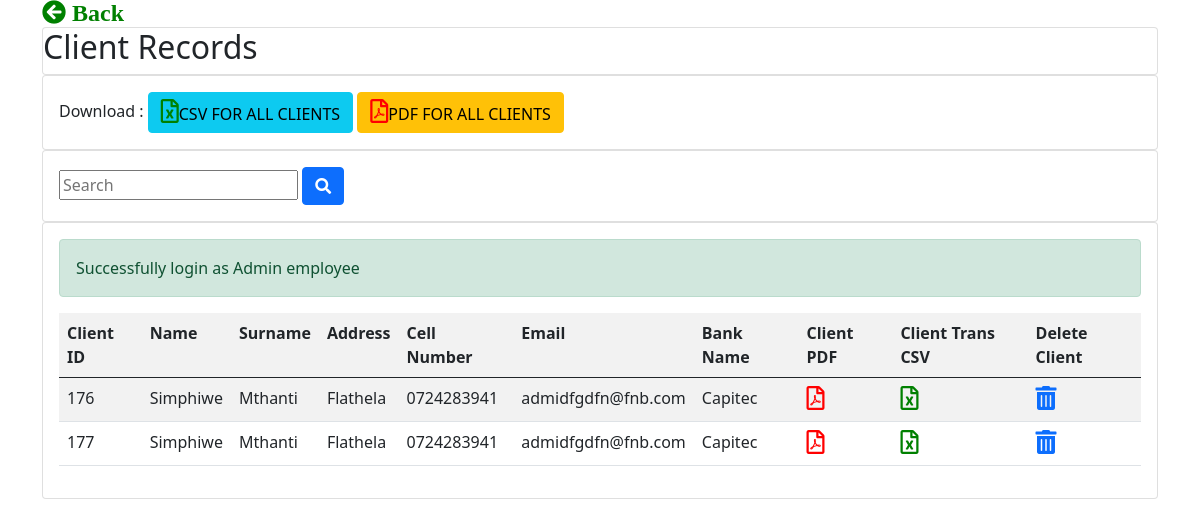
The page /bank/employee/viewClients.php (signed in) on the database its author committed.
### tables this page shows
CREATE TABLE `client` (
  `cli_ID` int(10) NOT NULL,
  `cli_Name` varchar(120) NOT NULL,
  `cli_Surname` varchar(120) NOT NULL,
  `cli_Address` varchar(120) NOT NULL,
  `cli_Phone` varchar(20) NOT NULL,
  `cli_Email` varchar(120) NOT NULL,
  `cli_Password` varchar(255) NOT NULL,
  `cli_Prov` varchar(120) NOT NULL,
  `level` int(10) NOT NULL,
  `cli_IDNo` varchar(13) NOT NULL
);

CREATE TABLE `bank` (
  `bank_ID` int(10) NOT NULL,
  `bank_Name` varchar(120) NOT NULL,
  `bank_Address` varchar(120) NOT NULL
);

### bank/employee/viewClients.php (the view, shortened to what this page needs)
<?php
include_once '../../database/dbConn.php';
$bank_ID     = $_SESSION['bankId'];
?>
<!DOCTYPE html>
<html lang="en" dir="ltr">
	<head>
		<link href="https://cdn.jsdelivr.net/npm/bootstrap@5.0.1/dist/css/bootstrap.min.css" rel="stylesheet">
<link href="https://cdnjs.cloudflare.com/ajax/libs/font-awesome/5.15.3/css/all.min.css" rel="stylesheet"/>
	</head>
	<body>
			<div class="container">
							<div class="jumbotron">
							    <a href="index.php" class="btn-default"><span class="fas fa-arrow-circle-left" style='font-size:24px;color:green'> Back</span></a>
								<div class="card">
										<h2 my-5 text-center>Client Records</h2>
								</div>
								<div class="card">
										<div class="card-body">
											<label for="">Download : </label>
											<a href="clientsDataCSV.php" class="btn btn-info"><span class="far fa-file-excel" style='font-size:24px;color:green'></span>CSV FOR ALL CLIENTS</a>
											<a href="clientsPDF.php" class="btn btn-warning"><span class="far fa-file-pdf" style='font-size:24px;color:red'></span>PDF FOR ALL CLIENTS</a>
										</div>
								</div>
								<div class="card">
										<div class="card-body">
													<form class="" action="viewClients.php" method="POST">
														<input  type="text"  name="search" placeholder="Search" />
														<button type="submit" name="client_search" class="btn btn-primary"><i class="fas fa-search"></i>
													</form>
										</div>
								</div>
								<div class="card">
													<div class="card-body">
                            <?php
                              if (isset($_SESSION['message'])): ?>
                              <div class="alert alert-<?=$_SESSION['msg_type']?>">
                                <?php
                                    echo $_SESSION['message'];
                                ?>
                            </div>
                          <?php endif ?>
														<table class="table table-striped">
															<tr>
																	<th scope="col">Client ID</th>
																	<th scope="col">Name</th>
																	<th scope="col">Surname</th>
																	<th scope="col">Address</th>
																	<th scope="col">Cell Number</th>
																	<th scope="col">Email</th>
																	<th scope="col">Bank Name</th>
																	<th scope="col">Client PDF</th>
																	<th scope="col">Client Trans CSV</th>
																	<th scope="col">Delete Client</th>
															</tr>
															<tbody>
																		<?php
																		if (!empty($_POST['search'])&&isset($_POST['client_search'])&&isset($_SESSION['ID'])&&$_SESSION['stutus'] == "yes" && isset($_SESSION['bankn']))
																		{
																						$search = $_POST['search'];
																						$sql = "select c.cli_ID, c.cli_Name, c.cli_Surname,c.cli_IDNo,c.cli_Address, c.cli_Phone, c.cli_Email,b.bank_Name
                                                    FROM  client c,bank b,branch br,account a
                                                    WHERE  b.bank_ID = '$bank_ID' AND br.bank_ID = b.bank_ID
                                                    AND br.branch_ID	 = a.branch_ID	AND a.cli_ID = c.cli_ID
                                                    AND CONCAT(c.cli_ID,c.cli_Name,c.cli_Surname,c.cli_Phone,c.cli_Email) LIKE '%$search%'";
																						$result = mysqli_query($conn,$sql);
																						$check = mysqli_num_rows($result);
																						if ($check>0)
																						{
																											while ($row=mysqli_fetch_assoc($result))
																											{
																															?>
																															<tr>
																																<td><?php echo $row['cli_ID']?></td>
																																<td><?php echo $row['cli_Name']?></td>
																																<td><?php echo $row['cli_Surname']?></td>
																																<td><?php echo $row['cli_Address']?></td>
																																<td><?php echo $row['cli_Phone']?></td>
																																<td><?php echo $row['cli_Email']?></td>
																																<td><?php echo $row['bank_Name']?></td>
																																<td>
																																	<?php
																																				echo "<a href='clientPDF.php?type=cliPdf&id=".$row['cli_ID']."'><span ' class='far fa-file-pdf ' style='font-size:24px;color:red'></span></a>";
																																	?>
																																</td>
																																<td>
																																	<?php
																																				echo "<a href='clientCSV.php?type=cliCSV&id=".$row['cli_ID']."'><span ' class='far fa-file-excel' style='font-size:24px;color:green'></span></a>";
																																	?>
																																</td>
																																<td>
																																	<?php
																																				echo "<a href='viewClients.php?type=delete&id=".$row['cli_ID']."'><span ' class='fas fa-trash-alt' style='font-size:24px'></span></a>";
																																	?>
																																</td>
																															</tr>
																															<?php
																											}
																						}
																						else
																						{
																											?>
																													<tr>
																														<td colspan="9">No record found</td>
																													</tr>
																											<?php
																						}
																		}
																		else
																		{
																			$sql = "select c.cli_ID, c.cli_Name, c.cli_Surname,c.cli_IDNo,c.cli_Address, c.cli_Phone, c.cli_Email,b.bank_Name
                                              FROM  client c,bank b,branch br,account a
                                              WHERE  b.bank_ID = '$bank_ID' AND br.bank_ID = b.bank_ID
                                              AND br.branch_ID	 = a.branch_ID	AND a.cli_ID = c.cli_ID";
																			$result = mysqli_query($conn,$sql);
																								while ($row=mysqli_fetch_assoc($result))
																								{
																												?>
																												<tr>
																													<td><?php echo $row['cli_ID']?></td>
																													<td><?php echo $row['cli_Name']?></td>
																													<td><?php echo $row['cli_Surname']?></td>
																													<td><?php echo $row['cli_Address']?></td>
																													<td><?php echo $row['cli_Phone']?></td>
																													<td><?php echo $row['cli_Email']?></td>
																													<td><?php echo $row['bank_Name']?></td>
																													<td>
																														<?php
																																	echo "<a href='clientPDF.php?type=cliPdf&id=".$row['cli_ID']."'><span ' class='far fa-file-pdf ' style='font-size:24px;color:red'></span></a>";
																														?>
																													</td>
																													<td>
																														<?php
																																	echo "<a href='clientCSV.php?type=cliCSV&id=".$row['cli_ID']."'><span ' class='far fa-file-excel' style='font-size:24px;color:green'></span></a>";
																														?>
																													</td>
																													<td>
																														<?php
																																	echo "<a href='viewClients.php?type=delete&id=".$row['cli_ID']."'><span ' class='fas fa-trash-alt' style='font-size:24px'></span></a>";
																														?>
																													</td>
																												</tr>
																												<?php
																								}
																		}
																		 ?>
															</tbody>
															</table>
													</div>
								</div>
							</div>
			</div>
	</body>
</html>

### rows shown on the page
client: cli_ID "176", cli_Name "Simphiwe", cli_Surname "Mthanti", cli_Address "Flathela", cli_Phone "0724283941", cli_Email "admidfgdfn@fnb.com", bank.bank_Name "Capitec"
client: cli_ID "177", cli_Name "Simphiwe", cli_Surname "Mthanti", cli_Address "Flathela", cli_Phone "0724283941", cli_Email "admidfgdfn@fnb.com", bank.bank_Name "Capitec"

### other values the page prints
$_SESSION['message'] "Successfully login as Admin employee"
